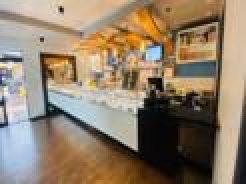
#> input picture assets/img/gallery/0-min.jpg, 123 x 92 px (shown 2 times larger); its folder holds only this picture in this run
$ python convertedimgs.py
#> lines starting #> are read from the running program, lines starting #| are printed output that depends on the picture
from PIL import Image
import os

def resize_image(image_path, dimensions):
#> called with image_path = './0-min.jpg', dimensions = (2048, 1536)
    with Image.open(image_path) as img:
#> img is the input picture: PIL image 123x92 RGB; mean R, G, B 144.3, 127.3, 105.9
        resized_img = img.resize(dimensions)
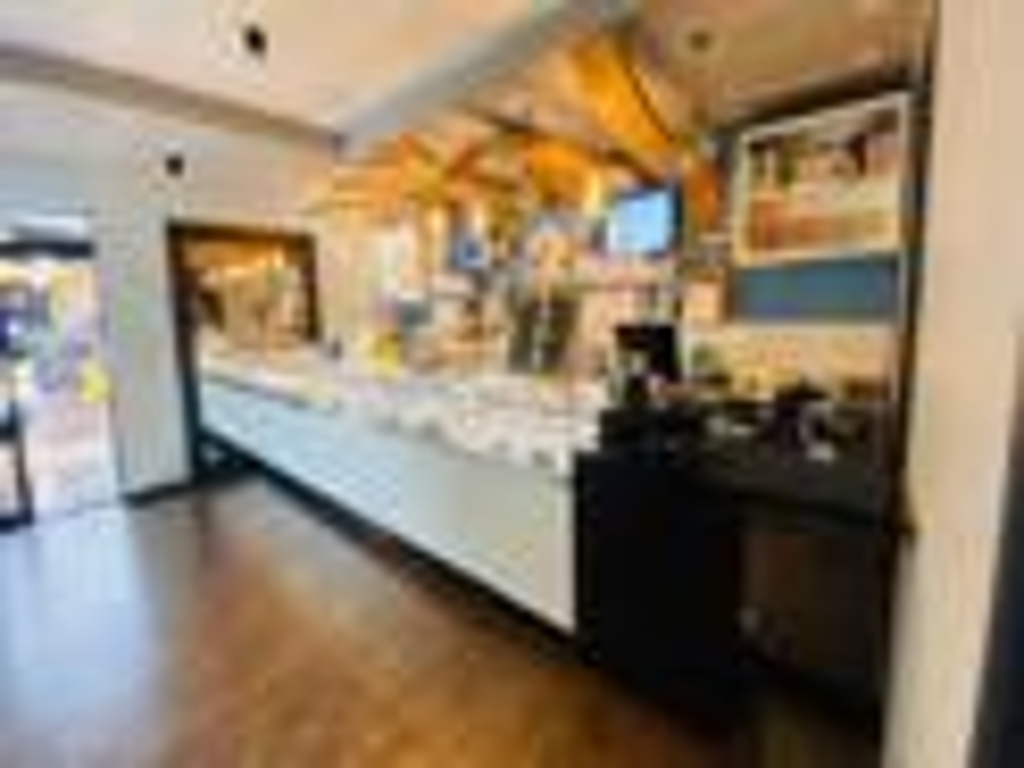
#> resized_img: PIL image 2048x1536 RGB (shown at 1/2 size); mean R, G, B 144.3, 127.3, 105.9
        return resized_img

def generate_thumbnails(source_path, output_path, dimensions=(2048, 1536), thumbnail_size=(140, 92)):
    # Ensure output directory exists
    if not os.path.exists(output_path):
        os.makedirs(output_path)

    # List all files in the source directory
    files = os.listdir(source_path)

    for file_name in files:
        # Check if the file is an image (you might want to enhance this check)
        if file_name.lower().endswith(('.png', '.jpg', '.jpeg', '.gif')):
            # Open the image
            image_path = os.path.join(source_path, file_name)

            # Resize the image
            resized_img = resize_image(image_path, dimensions)

            # Save the resized image
            resized_img.save(os.path.join(output_path, file_name))

            # Generate and save thumbnail
            thumbnail = resized_img.copy()
            thumbnail.thumbnail(thumbnail_size)
            thumbnail_name = os.path.splitext(file_name)[0] + "-min" + os.path.splitext(file_name)[1]
            thumbnail.save(os.path.join(output_path, thumbnail_name))

# Example usage:
source_directory = "./"
output_directory = "./"

generate_thumbnails(source_directory, output_directory)
